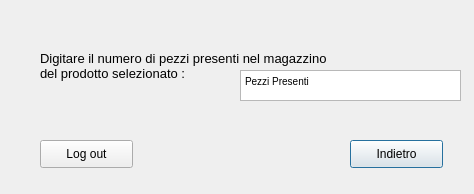
<?xml version="1.0" encoding="UTF-8"?>
<ui version="4.0">
 <class>Dialog</class>
 <widget class="QDialog" name="Dialog">
  <property name="geometry">
   <rect>
    <x>0</x>
    <y>0</y>
    <width>474</width>
    <height>194</height>
   </rect>
  </property>
  <property name="windowTitle">
   <string>Gestione Magazzino</string>
  </property>
  <widget class="QLabel" name="label">
   <property name="geometry">
    <rect>
     <x>40</x>
     <y>30</y>
     <width>431</width>
     <height>71</height>
    </rect>
   </property>
   <property name="font">
    <font>
     <pointsize>10</pointsize>
    </font>
   </property>
   <property name="text">
    <string>Digitare il numero di pezzi presenti nel magazzino 
del prodotto selezionato :</string>
   </property>
  </widget>
  <widget class="QTextBrowser" name="textBrowser">
   <property name="geometry">
    <rect>
     <x>240</x>
     <y>70</y>
     <width>221</width>
     <height>31</height>
    </rect>
   </property>
   <property name="html">
    <string>&lt;!DOCTYPE HTML PUBLIC &quot;-//W3C//DTD HTML 4.0//EN&quot; &quot;http://www.w3.org/TR/REC-html40/strict.dtd&quot;&gt;
&lt;html&gt;&lt;head&gt;&lt;meta name=&quot;qrichtext&quot; content=&quot;1&quot; /&gt;&lt;style type=&quot;text/css&quot;&gt;
p, li { white-space: pre-wrap; }
&lt;/style&gt;&lt;/head&gt;&lt;body style=&quot; font-family:'MS Shell Dlg 2'; font-size:7.8pt; font-weight:400; font-style:normal;&quot;&gt;
&lt;p style=&quot; margin-top:0px; margin-bottom:0px; margin-left:0px; margin-right:0px; -qt-block-indent:0; text-indent:0px;&quot;&gt;Pezzi Presenti&lt;/p&gt;&lt;/body&gt;&lt;/html&gt;</string>
   </property>
  </widget>
  <widget class="QPushButton" name="pushButton">
   <property name="geometry">
    <rect>
     <x>350</x>
     <y>140</y>
     <width>93</width>
     <height>28</height>
    </rect>
   </property>
   <property name="text">
    <string>Indietro</string>
   </property>
  </widget>
  <widget class="QPushButton" name="pushButton_2">
   <property name="geometry">
    <rect>
     <x>40</x>
     <y>140</y>
     <width>93</width>
     <height>28</height>
    </rect>
   </property>
   <property name="text">
    <string>Log out</string>
   </property>
  </widget>
 </widget>
 <resources/>
 <connections/>
</ui>
